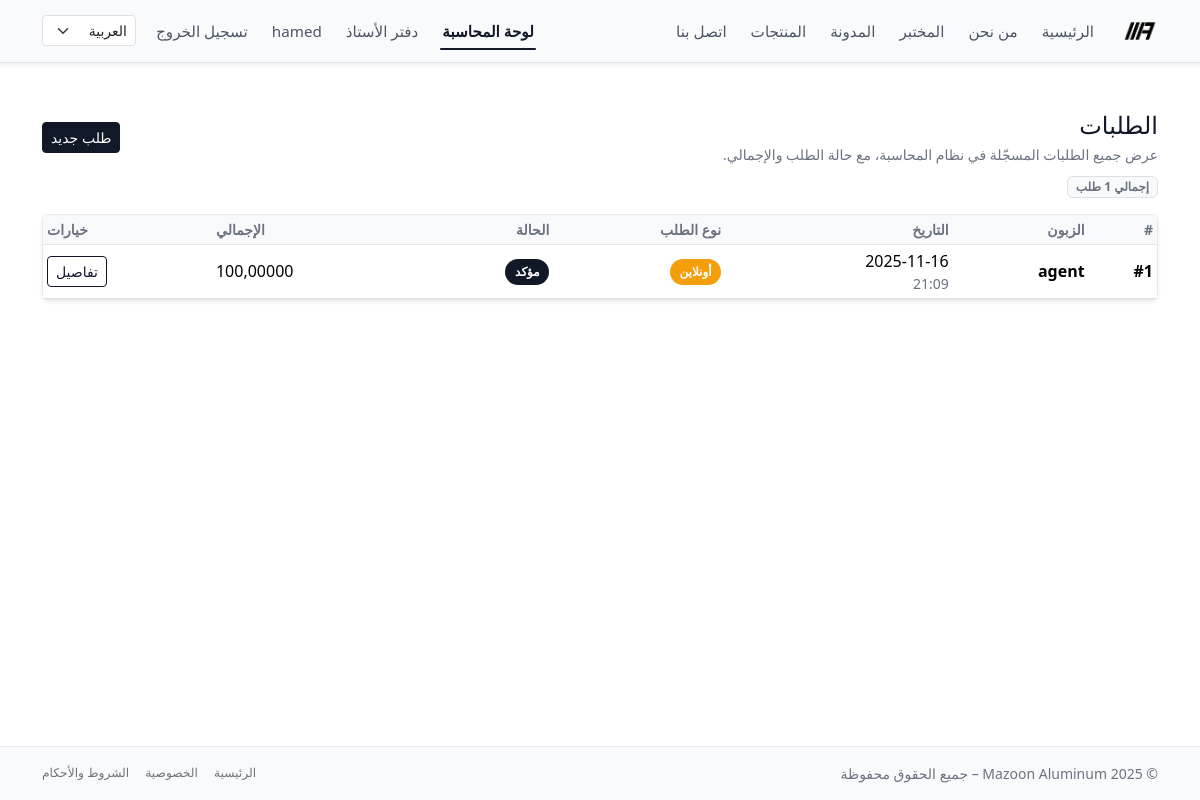
The page /ar/accounting/orders/ (signed in) on the database as committed earlier.
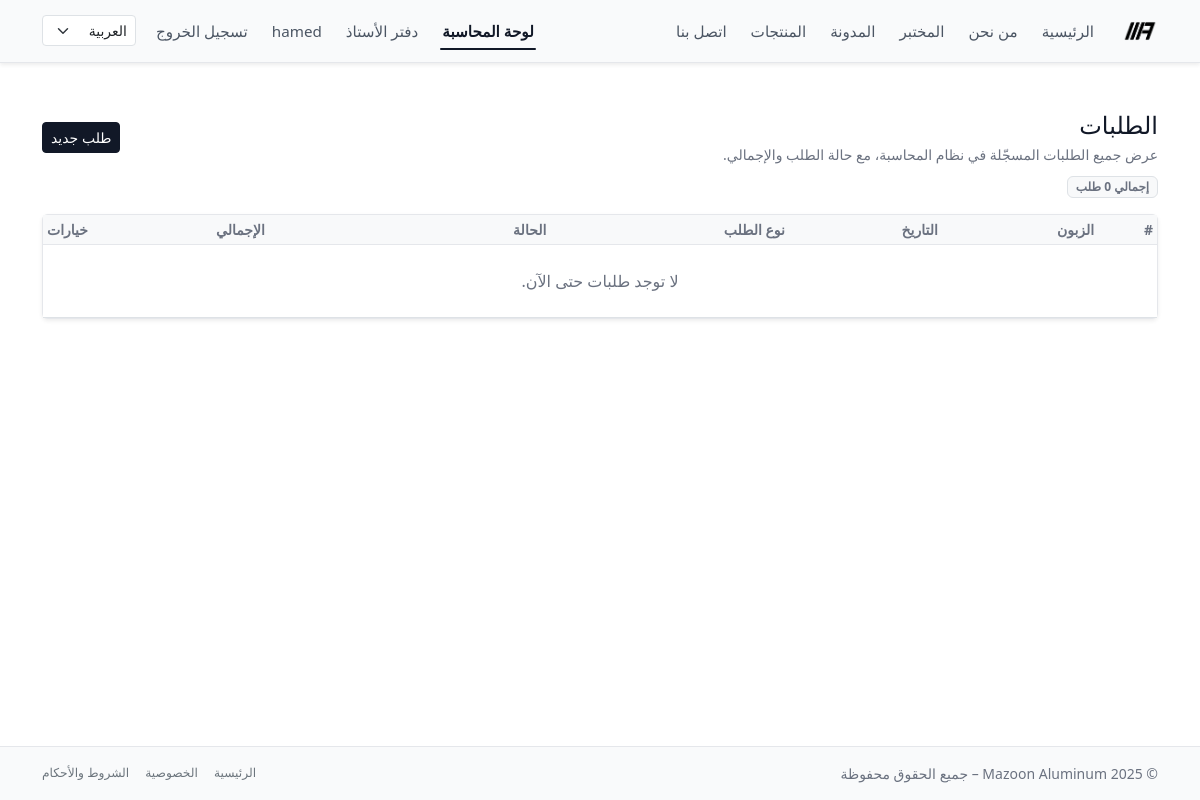
The same page on the database as committed later.
### accounting/models.py (models this page shows, shortened)
class Order(models.Model):
    STATUS_DRAFT = "draft"
    STATUS_PENDING = "pending"      # طلب أونلاين ينتظر تأكيد موظف
    STATUS_CONFIRMED = "confirmed"  # تم التأكيد
    STATUS_CANCELLED = "cancelled"
    STATUS_CHOICES = [
        (STATUS_DRAFT, "مسودة"),
        (STATUS_PENDING, "بانتظار التأكيد"),
        (STATUS_CONFIRMED, "مؤكد"),
        (STATUS_CANCELLED, "ملغي"),
    ]
    customer = models.ForeignKey(
        Customer,
        on_delete=models.PROTECT,
        related_name="orders",
        verbose_name="الزبون",
    )
    created_by = models.ForeignKey(
        settings.AUTH_USER_MODEL,
        on_delete=models.SET_NULL,
        null=True,
        blank=True,
        related_name="orders_created",
        verbose_name="تم إدخاله بواسطة",
    )
    invoice = models.OneToOneField(
        "Invoice",
        on_delete=models.SET_NULL,
        null=True,
        blank=True,
        related_name="order",
        verbose_name="الفاتورة الناتجة",
    )
    status = models.CharField(
        max_length=20,
        choices=STATUS_CHOICES,
        default=STATUS_PENDING,
    )
    is_online = models.BooleanField(
        default=False,
        help_text="صحيح إذا كان الطلب تم من بوابة الزبون.",
    )
    created_at = models.DateTimeField(auto_now_add=True)
    confirmed_by = models.ForeignKey(
        settings.AUTH_USER_MODEL,
        on_delete=models.PROTECT,
        null=True,
        blank=True,
        related_name="confirmed_orders",
        verbose_name="تم تأكيده بواسطة",
    )
    confirmed_at = models.DateTimeField(null=True, blank=True)
    notes = models.TextField(blank=True, verbose_name="ملاحظات داخلية")
    class Meta:
        ordering = ("-created_at", "id")
    @property
    def total_amount(self) -> Decimal:
        return sum((item.subtotal for item in self.items.all()), Decimal("0"))
    @property
    def status_badge(self) -> str:
        mapping = {
            self.STATUS_DRAFT: "badge-mazoon badge-draft",
            self.STATUS_PENDING: "badge-mazoon badge-pending",
            self.STATUS_CONFIRMED: "badge-mazoon badge-confirmed",
            self.STATUS_CANCELLED: "badge-mazoon badge-cancelled",
        }
        return mapping.get(self.status, "badge-mazoon badge-draft")
    @property
    def type_label(self) -> str:
        return _("أونلاين") if self.is_online else _("موظف")
    @property
    def type_badge(self) -> str:
        if self.is_online:
            return "badge-mazoon badge-online"
        return "badge-mazoon badge-staff"

class Customer(models.Model):
    user = models.OneToOneField(
        settings.AUTH_USER_MODEL,
        on_delete=models.SET_NULL,
        null=True,
        blank=True,
        related_name="customer_profile",
        help_text="Optional: link to a Django user for portal access.",
    )
    name = models.CharField(max_length=255)
    phone = models.CharField(max_length=50, blank=True)
    email = models.EmailField(blank=True)
    company_name = models.CharField(max_length=255, blank=True)
    tax_number = models.CharField(
        max_length=50,
        blank=True,
        help_text="Optional: VAT / Tax ID if applicable.",
    )
    address = models.TextField(blank=True)
    created_at = models.DateTimeField(auto_now_add=True)
    class Meta:
        ordering = ("name", "id")

class OrderItem(models.Model):
    order = models.ForeignKey(
        Order,
        on_delete=models.CASCADE,
        related_name="items",
        verbose_name="الطلب",
    )
    product = models.ForeignKey(
        "website.Product",
        on_delete=models.PROTECT,
        verbose_name="المنتج",
        null=True,
        blank=True,
    )
    description = models.CharField(
        max_length=255,
        blank=True,
        default="",
        verbose_name="الوصف",
    )
    quantity = models.DecimalField(max_digits=10, decimal_places=2, default=1)
    unit_price = models.DecimalField(max_digits=10, decimal_places=3)
    @property
    def subtotal(self) -> Decimal:
        return self.quantity * self.unit_price

### accounting/views.py (the view)
# urls.py: path("orders/", views.OrderListView.as_view(), name="order_list"),
@method_decorator(accounting_staff_required, name="dispatch")
class OrderListView(ListView):
    model = Order
    template_name = "accounting/orders/order_list.html"
    context_object_name = "orders"
    paginate_by = 20
    def get_queryset(self):
        return (
            Order.objects
            .select_related("customer", "created_by", "confirmed_by")
            .prefetch_related("items__product")
            .order_by("-created_at", "id")
        )

### accounting/views.py (called while the page is built)
def is_accounting_staff(user):
    return (
        user.is_authenticated
        and user.is_active
        and user.groups.filter(name="accounting_staff").exists()
    )

### templates/accounting/orders/order_list.html (shortened to what this page needs)
{% extends "base.html" %}
{% load i18n %}
{% block content %}
<div class="py-4">
  <div class="d-flex flex-wrap justify-content-between align-items-center mb-2 gap-2">
    <div>
      <h1 class="h4 mb-1">
        {% trans "الطلبات" %}
      </h1>
      <p class="text-muted small mb-0">
      </p>
    </div>
    <div class="d-flex align-items-center gap-2">
      <a href="{% url 'accounting:order_create' %}" class="btn btn-primary btn-sm">
        {% trans "طلب جديد" %}
      </a>
    </div>
  </div>
  <div class="mb-3">
    <span class="badge bg-light text-muted border">
    </span>
  </div>
  <div class="card border-0 shadow-sm">
    <div class="card-body p-0">
      <div class="table-responsive">
        <table class="table table-sm mb-0 align-middle">
          <thead class="table-light">
            <tr>
              <th class="text-muted small">{% trans "#" %}</th>
              <th class="text-muted small">{% trans "الزبون" %}</th>
              <th class="text-muted small">{% trans "التاريخ" %}</th>
              <th class="text-muted small">{% trans "نوع الطلب" %}</th>
              <th class="text-muted small">{% trans "الحالة" %}</th>
              <th class="text-muted small text-end">{% trans "الإجمالي" %}</th>
              <th class="text-muted small text-end">{% trans "خيارات" %}</th>
            </tr>
          </thead>
          <tbody>
          {% for order in orders %}
            <tr>
              <td class="fw-semibold text-nowrap">#{{ order.id }}</td>
              <td>
                <div class="fw-semibold">{{ order.customer.name }}</div>
              </td>
              <td class="text-nowrap">
                {{ order.created_at|date:"Y-m-d" }}
                <div class="text-muted small">{{ order.created_at|date:"H:i" }}</div>
              </td>
              <td>
                <span class="{{ order.type_badge }}">
                  {{ order.type_label }}
                </span>
              </td>
              <td>
                <span class="{{ order.status_badge }}">
                  {{ order.get_status_display }}
                </span>
              </td>
              <td class="text-nowrap text-end">
                {{ order.total_amount }}
              </td>
              <td class="text-end">
                <a href="{% url 'accounting:order_detail' order.pk %}" class="btn btn-sm btn-outline-primary">
                  {% trans "تفاصيل" %}
                </a>
              </td>
            </tr>
          {% empty %}
            <tr>
              <td colspan="7" class="text-center text-muted py-4">
                {% trans "لا توجد طلبات حتى الآن." %}
              </td>
            </tr>
          {% endfor %}
          </tbody>
        </table>
      </div>
    </div>
  </div>
</div>
{% endblock %}

Rows that differ between the two databases and show on the page:
removed Order: id "1", customer.name "agent", created_at "2025-11-16", created_at "21:09", type_label "أونلاين", status "مؤكد", total_amount "100,00000"
Other text that changed with them:
text no longer shown: "إجمالي 1 طلب"
text now shown: "إجمالي 0 طلب لا توجد طلبات حتى الآن."
